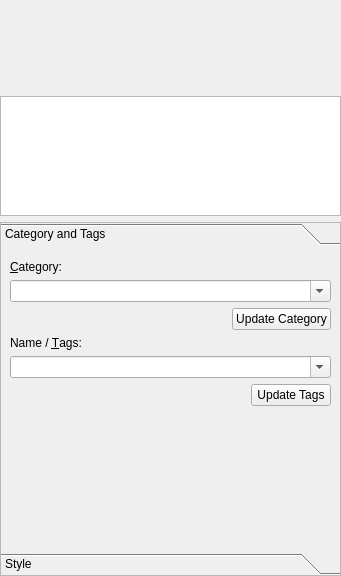
<?xml version="1.0" encoding="UTF-8"?>
<ui version="4.0">
 <class>KLFLibViewEntryEditor</class>
 <widget class="QWidget" name="KLFLibViewEntryEditor">
  <property name="geometry">
   <rect>
    <x>0</x>
    <y>0</y>
    <width>341</width>
    <height>576</height>
   </rect>
  </property>
  <property name="windowTitle">
   <string>Form</string>
  </property>
  <layout class="QGridLayout" name="lyt_KLFLibView">
   <property name="margin">
    <number>0</number>
   </property>
   <item row="2" column="0">
    <widget class="QToolBox" name="tabsEntry">
     <property name="sizePolicy">
      <sizepolicy hsizetype="Preferred" vsizetype="Preferred">
       <horstretch>0</horstretch>
       <verstretch>0</verstretch>
      </sizepolicy>
     </property>
     <property name="frameShape">
      <enum>QFrame::StyledPanel</enum>
     </property>
     <property name="frameShadow">
      <enum>QFrame::Sunken</enum>
     </property>
     <property name="currentIndex">
      <number>0</number>
     </property>
     <widget class="QWidget" name="tabCategoryTags">
      <property name="geometry">
       <rect>
        <x>0</x>
        <y>0</y>
        <width>337</width>
        <height>280</height>
       </rect>
      </property>
      <attribute name="label">
       <string>Category and Tags</string>
      </attribute>
      <layout class="QVBoxLayout" name="verticalLayout">
       <item>
        <widget class="QLabel" name="lblCategory">
         <property name="text">
          <string>&amp;Category:</string>
         </property>
         <property name="wordWrap">
          <bool>false</bool>
         </property>
         <property name="buddy">
          <cstring>cbxCategory</cstring>
         </property>
        </widget>
       </item>
       <item>
        <widget class="QComboBox" name="cbxCategory">
         <property name="editable">
          <bool>true</bool>
         </property>
         <property name="autoCompletion">
          <bool>true</bool>
         </property>
         <property name="duplicatesEnabled">
          <bool>false</bool>
         </property>
        </widget>
       </item>
       <item>
        <layout class="QHBoxLayout" name="_2">
         <item>
          <spacer name="spacer2_2">
           <property name="orientation">
            <enum>Qt::Horizontal</enum>
           </property>
           <property name="sizeType">
            <enum>QSizePolicy::Expanding</enum>
           </property>
           <property name="sizeHint" stdset="0">
            <size>
             <width>40</width>
             <height>20</height>
            </size>
           </property>
          </spacer>
         </item>
         <item>
          <widget class="QPushButton" name="btnUpdateCategory">
           <property name="text">
            <string>Update Category</string>
           </property>
          </widget>
         </item>
        </layout>
       </item>
       <item>
        <widget class="QLabel" name="lblTags">
         <property name="text">
          <string>Name / &amp;Tags:</string>
         </property>
         <property name="wordWrap">
          <bool>false</bool>
         </property>
         <property name="buddy">
          <cstring>cbxTags</cstring>
         </property>
        </widget>
       </item>
       <item>
        <widget class="QComboBox" name="cbxTags">
         <property name="editable">
          <bool>true</bool>
         </property>
         <property name="autoCompletion">
          <bool>true</bool>
         </property>
         <property name="duplicatesEnabled">
          <bool>false</bool>
         </property>
        </widget>
       </item>
       <item>
        <layout class="QHBoxLayout" name="_3">
         <item>
          <spacer name="spacer2">
           <property name="orientation">
            <enum>Qt::Horizontal</enum>
           </property>
           <property name="sizeType">
            <enum>QSizePolicy::Expanding</enum>
           </property>
           <property name="sizeHint" stdset="0">
            <size>
             <width>40</width>
             <height>20</height>
            </size>
           </property>
          </spacer>
         </item>
         <item>
          <widget class="QPushButton" name="btnUpdateTags">
           <property name="text">
            <string>Update Tags</string>
           </property>
          </widget>
         </item>
        </layout>
       </item>
       <item>
        <spacer name="verticalSpacer">
         <property name="orientation">
          <enum>Qt::Vertical</enum>
         </property>
         <property name="sizeHint" stdset="0">
          <size>
           <width>20</width>
           <height>40</height>
          </size>
         </property>
        </spacer>
       </item>
      </layout>
     </widget>
     <widget class="QWidget" name="tabStyle">
      <property name="geometry">
       <rect>
        <x>0</x>
        <y>0</y>
        <width>337</width>
        <height>280</height>
       </rect>
      </property>
      <attribute name="label">
       <string>Style</string>
      </attribute>
      <layout class="QVBoxLayout" name="_4">
       <property name="spacing">
        <number>3</number>
       </property>
       <property name="margin">
        <number>6</number>
       </property>
       <item>
        <widget class="QLabel" name="lblStylePreview">
         <property name="text">
          <string>[Style]</string>
         </property>
         <property name="alignment">
          <set>Qt::AlignLeading|Qt::AlignLeft|Qt::AlignTop</set>
         </property>
         <property name="wordWrap">
          <bool>true</bool>
         </property>
         <property name="textInteractionFlags">
          <set>Qt::TextBrowserInteraction</set>
         </property>
        </widget>
       </item>
       <item>
        <widget class="QPushButton" name="btnRestoreStyle">
         <property name="text">
          <string>Restore This Style</string>
         </property>
        </widget>
       </item>
      </layout>
     </widget>
    </widget>
   </item>
   <item row="0" column="0">
    <widget class="QLabel" name="lblPreview">
     <property name="sizePolicy">
      <sizepolicy hsizetype="Preferred" vsizetype="Fixed">
       <horstretch>0</horstretch>
       <verstretch>0</verstretch>
      </sizepolicy>
     </property>
     <property name="minimumSize">
      <size>
       <width>280</width>
       <height>90</height>
      </size>
     </property>
     <property name="pixmap">
      <pixmap>:/pix/pics/nopreview.png</pixmap>
     </property>
     <property name="alignment">
      <set>Qt::AlignCenter</set>
     </property>
     <property name="wordWrap">
      <bool>false</bool>
     </property>
    </widget>
   </item>
   <item row="1" column="0">
    <widget class="QTextEdit" name="txtPreviewLatex">
     <property name="sizePolicy">
      <sizepolicy hsizetype="Expanding" vsizetype="Fixed">
       <horstretch>0</horstretch>
       <verstretch>0</verstretch>
      </sizepolicy>
     </property>
     <property name="minimumSize">
      <size>
       <width>0</width>
       <height>120</height>
      </size>
     </property>
     <property name="maximumSize">
      <size>
       <width>16777215</width>
       <height>120</height>
      </size>
     </property>
     <property name="tabChangesFocus">
      <bool>true</bool>
     </property>
     <property name="undoRedoEnabled">
      <bool>false</bool>
     </property>
     <property name="readOnly">
      <bool>true</bool>
     </property>
    </widget>
   </item>
  </layout>
 </widget>
 <resources/>
 <connections/>
</ui>
